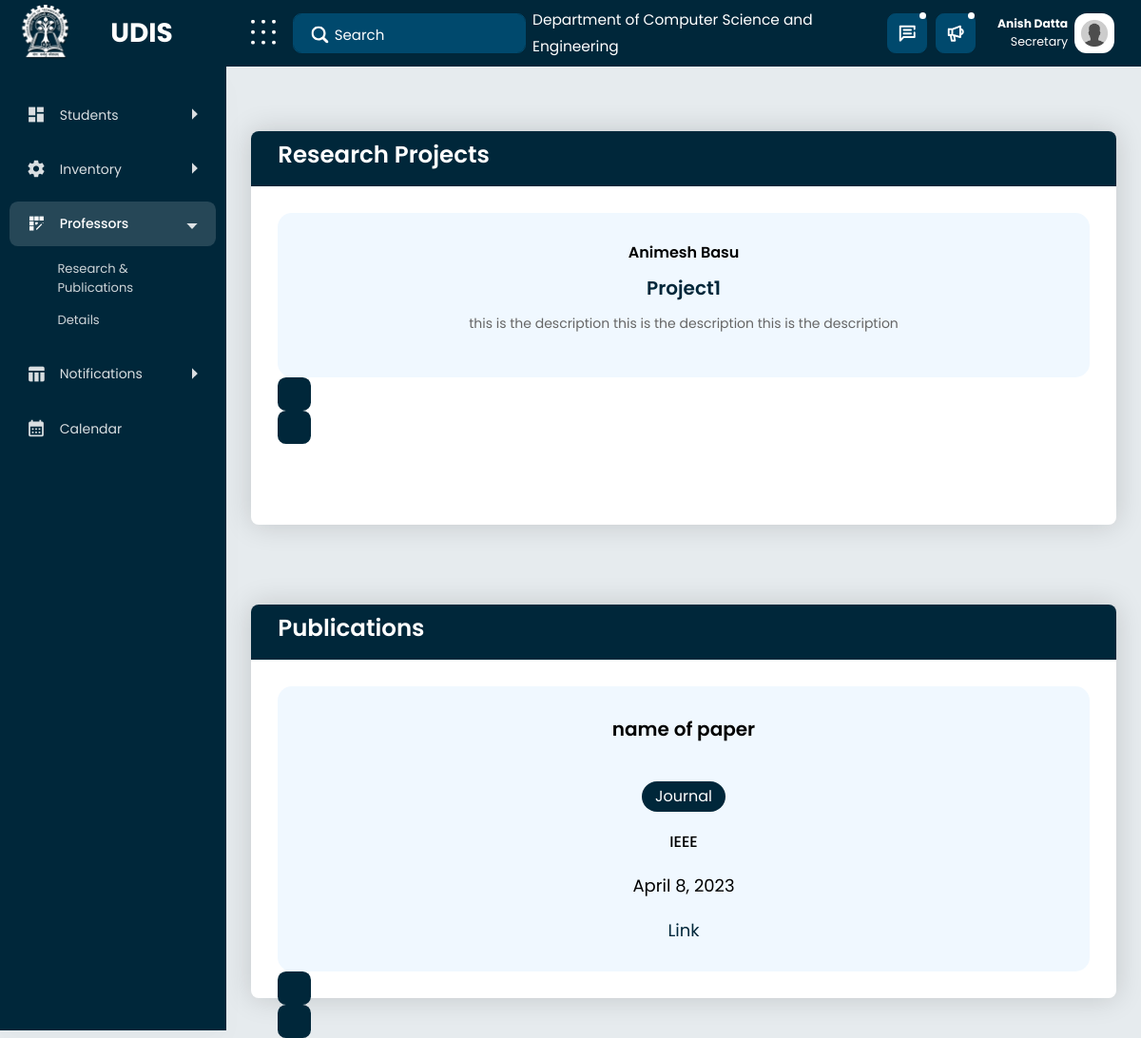
The page /research (signed in) on the database its author committed.
### mainapp/models.py (models this page shows, shortened)
class usermodel(AbstractUser):
    username = None
    email = models.EmailField(_("email address"), unique=True)
    created_At = models.DateTimeField(null=True, blank=True, auto_now=True)
    name = models.CharField(max_length=200, null=False)
    department = models.TextField(default="Computer Science and Engineering")
    firstname = models.CharField(max_length=200, blank=True, null=True)
    lastname = models.CharField(max_length=200, blank=True, null=True)
    USERNAME_FIELD = "email"
    REQUIRED_FIELDS = []
    derived_type = models.CharField(
        max_length=200, default="Student", blank=True, null=True)
    objects = CustomUserManager()

class Project(models.Model):
    name = models.TextField()
    desc = models.TextField()
    url = models.CharField(max_length=200)
    topic = models.CharField(max_length=200)
    prof = models.ForeignKey(Professor, on_delete=models.CASCADE)

class Publication(models.Model):
    name = models.TextField()
    abstract = models.TextField(blank=True, null=True)
    url = models.CharField(max_length=200, blank=True, null=True)
    type = models.CharField(max_length=200, default="Journal")
    place = models.TextField(blank=True, null=True)
    date = models.DateField(blank=True, null=True)

### mainapp/views.py (the view)
# urls.py: path('research',views.research),
def research(request):
    profs = Project.objects.all()
    publ = Publication.objects.all()
    projects = Project.objects.all()
    context = {
        "profs": profs,
        "publications": publ,
        "projects":projects,
    }
    if request.user.is_authenticated:
        context["user"]= {"user": request.user, "utype": request.user.derived_type}
    return render(request, "research.html", context)

### mainapp/templatetags/apptags.py (called while the page is built)
@register.filter
def to_str(project):
    str=""
    array=project.professor_set.all()
    for item in array:
        str+=item.name+","
    return str[:-2]

### mainapp/templates/research.html (shortened to what this page needs)
{%extends 'base.html' %} {% load static %}
{% load apptags %}
{% block content %}
<link rel="stylesheet" href="{% static 'publications/css/research.css' %}" />
<link
  rel="stylesheet"
  href="https://cdn.jsdelivr.net/npm/swiper@9/swiper-bundle.min.css"
/>
<div class="content-body">
  <div class="container-fluid">
    <div class="projects-publications">
      <div class="projects">
        <div class="projects_heading">
          <h1>Research Projects</h1>
        </div>
        <div class="swiper-container">
          <div class="swiper mySwiper">
            <div class="swiper-wrapper">
          {% for project in projects %}
              <div class="swiper-slide">
                <span class="professor">{{project.prof.name}}</span>
                <span class="project-name">{{project.name}}</span>
                <p class="project-description text-center">
                  {{project.desc}}
                </p>
              </div>
              {% endfor %}
            </div>
            <div class="swiper-button-next"></div>
            <div class="swiper-button-prev"></div>
          </div>
        </div>
      </div>
      <div class="publications">
        <div class="publications_heading">
          <h1>Publications</h1>
        </div>
        <div class="swiper-container">
          <div class="swiper mySwiper">
            <div class="swiper-wrapper">
              {% for publication in publications %}
              <div class="swiper-slide">
                <span class="publication-name"
                  >{{publication.name}}</span
                >
                <span class="publication-type">{{publication.type}}</span>
                <span class="publication-place"
                  >{{publication.place}}
                </span>
                <span class="publication-date"
                  >{{publication.date}}
                </span>
                <a class="publication-link" href="{{publication.url}}">Link</a>
              </div>
            {% endfor %}
            </div>
            <div class="swiper-button-next"></div>
            <div class="swiper-button-prev"></div>
          </div>
        </div>
      </div>
    </div>
  </div>
</div>
{% endblock content %}

### mainapp/templates/base.html (shortened to what this page needs)
<!DOCTYPE html>
{% load static %}
<!DOCTYPE html>
<html lang="en">
  <head>
    <link
      href="{% static 'secretary/vendor/wow-master/css/libs/animate.css' %}"
      rel="stylesheet"
    />
    <link
      href="{% static 'secretary/vendor/bootstrap-select/dist/css/bootstrap-select.min.css' %}"
      rel="stylesheet"
    />
    <link
      href="{% static 'secretary/vendor/bootstrap-datetimepicker/css/bootstrap-datetimepicker.min.css' %}"
      rel="stylesheet"
    />
    <link href="{% static 'secretary/css/style.css' %}" rel="stylesheet" />
  </head>
  <body
    data-typography="poppins"
    data-theme-version="light"
    data-layout="vertical"
    data-nav-headerbg="color_12"
    data-headerbg="color_12"
    data-sidebar-style="full"
    data-sidebarbg="color_12"
    data-sidebar-position="fixed"
    data-header-position="fixed"
    data-container="wide"
    direction="ltr"
    data-primary="color_12"
    cz-shortcut-listen="true"
  >
    <div id="main-wrapper" class="show">
      <div class="nav-header">
        <a href="index.html" class="brand-logo">
          <img
            src="{% static 'secretary/images/kgplogo.png' %}"
            style="max-width: 60px"
          />
          <div
            class="brand-title text-align-center"
            style="color: white; font-size: 2rem; margin: auto"
          >
            UDIS
          </div>
        </a>
        <div class="nav-control">
          <div class="hamburger">
          </div>
        </div>
      </div>
      <div class="header">
        <div class="header-content">
          <nav class="navbar navbar-expand">
            <div class="collapse navbar-collapse justify-content-between">
              <div class="header-left">
                <div class="input-group search-area">
                  <input
                    type="text"
                    class="form-control"
                    placeholder="Search"
                  />
                  <span class="input-group-text"
                    ><a href="javascript:void(0)">
                       </a
                  ></span>
                </div>
              </div>
              <ul class="navbar-nav header-right">
                <li class="nav-item">
                  <a class="nav-link" href="javascript:void(0);">
                    <p style="color: white; font-size: 1.1rem; margin: auto">
                      Department of {{user.user.department}}
                    </p>
                  </a>
                </li>
                <li class="nav-item dropdown notification_dropdown">
                  <a class="nav-link bell-link" href="javascript:void(0);">
                  </a>
                </li>
                <li class="nav-item dropdown notification_dropdown">
                  <a
                    class="nav-link"
                    href="javascript:void(0);"
                    role="button"
                    data-bs-toggle="dropdown"
                  >
                  </a>
                </li>
                <li class="nav-item">
                  <div class="dropdown header-profile2">
                    <a
                      class="nav-link"
                      href="javascript:void(0);"
                      role="button"
                      data-bs-toggle="dropdown"
                      aria-expanded="false"
                    >
                      <div class="header-info2 d-flex align-items-center">
                        <div class="d-flex align-items-center sidebar-info">
                          <div>
                            <h4 class="mb-0">{{user.user.name}}</h4>
                            <span class="d-block text-end">{{user.utype}}</span>
                          </div>
                        </div>
                        <img
                          src="{% static 'secretary/images/anonuser.jpg' %}"
                          alt=""
                        />
                      </div>
                    </a>
                  </div>
                </li>
              </ul>
            </div>
          </nav>
        </div>
      </div>
      <div class="dlabnav">
        <div class="dlabnav-scroll">
          <ul class="metismenu" id="menu">
            <li>
              <a
                class="has-arrow"
                href="javascript:void(0);"
                aria-expanded="false"
              >
                <span class="nav-text">Students</span>
              </a>
            </li>
            <li>
              <a
                class="has-arrow"
                href="javascript:void(0);"
                aria-expanded="false"
              >
                <span class="nav-text">Inventory</span>
              </a>
            </li>
            <li>
              <a
                class="has-arrow"
                href="javascript:void(0);"
                aria-expanded="false"
              >
                <span class="nav-text">Professors</span>
              </a>
              <ul aria-expanded="false">
                <li>
                  <a href="research">Research & Publications</a>
                </li>
                <li><a href="">Details</a></li>
              </ul>
            </li>
            <li>
              <a
                class="has-arrow"
                href="javascript:void(0);"
                aria-expanded="false"
              >
                <span class="nav-text">Notifications</span>
              </a>
            </li>
            <li>
              <a href="calendar">
                <span class="nav-text">Calendar</span>
              </a>
            </li>
          </ul>
        </div>
      </div>
      {% block content %}{% endblock content %}
    </div>
  </body>
</html>

### mainapp/static/publications/css/research.css (style rules this page uses)
* { padding: 0; margin: 0; box-sizing: border-box; }
.projects-publications { display: flex; flex-direction: column; align-items: center; display: flex; flex-direction: column; gap: 3rem; }
.projects, .publications { width: 100%; margin-top: 3rem; background-color: antiquewhite; background: #eee; font-family: 'Poppins', sans-serif; font-size: 14px; color: #000; background-color: #fff; display: flex; flex-direction: column; border-radius: 8px; box-shadow: 0 0 30px #00000029; }
.projects_heading, .publications_heading { width: 100%; border-radius: 8px 8px 0 0; background-color: #00273a; position: relative; }
.projects h1, .publications h1 { text-align: left; color: white; padding: 0.5rem 2rem; font-size: 1.75rem; }
.swiper-container { padding: 2rem; }
.swiper { height: 300px; width: 100%; }
.swiper-slide { padding: 30px; text-align: center; font-size: 18px; background: #fff; display: flex !important; flex-direction: column; justify-content: center; align-items: center; gap: 10px; border-radius: 15px; background-color: aliceblue; }
.swiper-slide .professor { font-size: 16px; font-weight: 600; }
.swiper-slide .project-name { font-size: 20px; color: #00273a; font-weight: 600; }
.swiper-slide p { font-size: 14px; text-align: left; }
.publication-name { font-size: 20px; font-weight: 600; }
.publication-type { background-color: #00273a; color: white; font-size: 16px; padding: 0.3rem 1rem; border-radius: 5rem; }
.publication-place { font-size: 16px; font-weight: 500; }
.publication-link { color: #00273a; text-decoration: none; }
.publications .swiper-slide { gap: 20px }

### rows shown on the page
usermodel: user.department "Computer Science and Engineering", user.name "Anish Datta", utype "Secretary"
Project: prof.name "Animesh Basu", name "Project1", desc "this is the description this is the description this is the description"
Publication: name "name of paper", type "Journal", place "IEEE", date "April 8, 2023"
